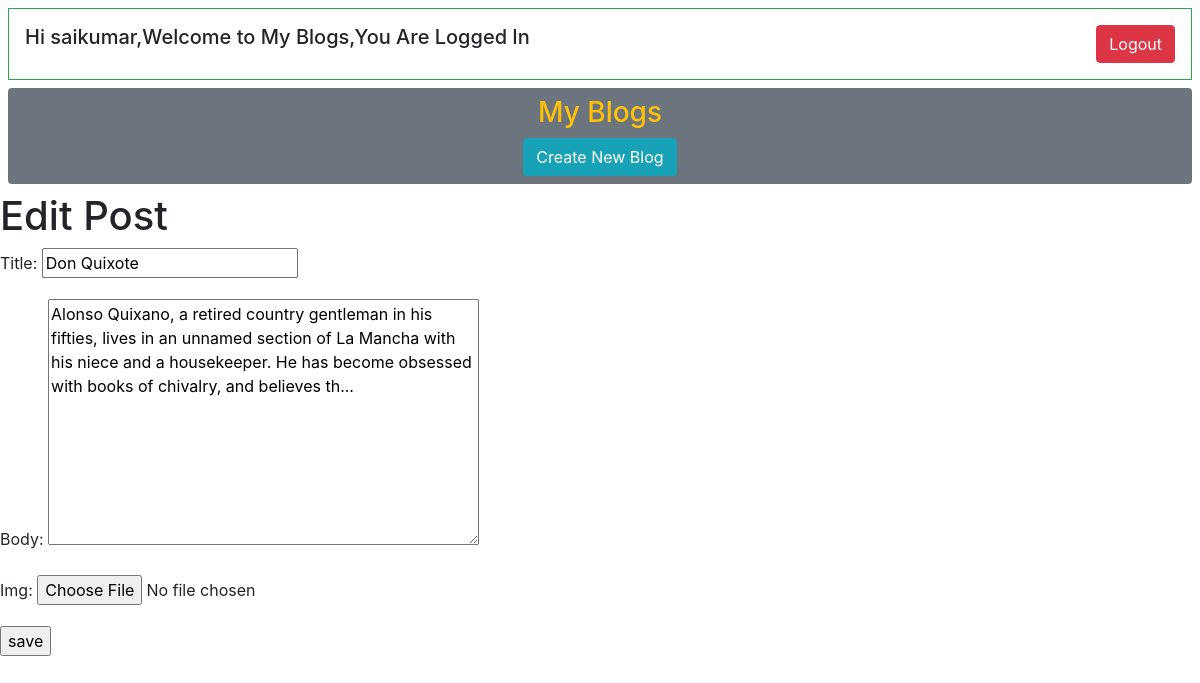
/post/15/edit (signed in), run on the app's committed database.
### ecom_app/models.py (models this page shows, shortened)
class Post(models.Model):
    title=models.CharField(max_length=200)
    author=models.ForeignKey('auth.user',on_delete=models.CASCADE)
    img = models.ImageField(upload_to = 'static\images',blank=True,null=True)
    body=models.TextField()

### ecom_app/views.py (the view)
# urls.py: path('post/<int:pk>/edit',BlogUpdateView.as_view(),name="post_edit"),
class BlogUpdateView(UpdateView):
    model = Post
    template_name = "post_edit.html"
    fields=['title','body','img']

### templates/post_edit.html
{% extends 'home.html' %}
{% block content %}
<h1>Edit Post</h1>
<form action="" method="post" enctype="multipart/form.data">{% csrf_token %}
    {{form.as_p}}
    <input type="submit" value="save"/>
</form>
{% endblock content %}

### templates/base.html (shortened to what this page needs)
{% load static %}
<html lang="en">
<head>
    <link rel="stylesheet" href="https://stackpath.bootstrapcdn.com/bootstrap/4.5.2/css/bootstrap.min.css">
    <link rel ="stylesheet" href ="{% static 'css\index.css' %}">
</head>
<body>
        {% if user.is_authenticated  %}
            <div class="d-flex justify-content-between border border-success p-3 m-2">
                <h5>Hi {{user.username}},Welcome to My Blogs,You Are Logged In</h5>
                <a href="{% url 'login' %}"><button class="btn btn-danger">Logout</button></a>
            </div>
            <div class = "d-flex flex-column align-items-center rounded p-2 m-2 bg-secondary" >
                <div>
                    <a href="{% url 'BlogView' %}"><h3 class="text-warning">My Blogs</h3></a>
                </div>
                <div>
                    <a href="{% url 'post_new' %}"><button type="button" class="btn btn-info ">Create New Blog</button>                </a>
                </div>
            </div>
        {% block content %}
        {% endblock content %}
        <!--{% else %}
            <div class="bg-light text-center h-50 d-flex flex-column justify-content-center h-100">
                <h4 class="text-danger">You Are Logged out,Please Login.</h4>
                <a href="{% url 'login' %}"><button class="btn btn-success">Login</button></a>-->
            </div>
        {% endif %}
        </div>
</body>
</html>

### data on the page
Post: title "Don Quixote", body "Alonso Quixano, a retired country gentleman in his fifties, lives in an unnamed section of La Mancha with his niece and a housekeeper. He has become obsessed with books of chivalry, and believes th..."

### other printed values
{{ user.username }} "saikumar"
